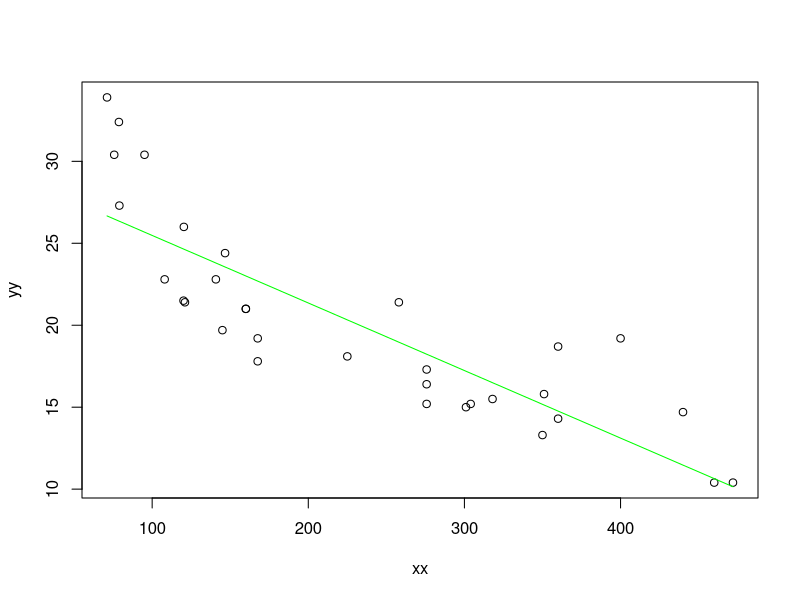

Write the R code that produced this figure.
## ---- chunk 1
knitr::opts_chunk$set(echo = FALSE)
## ---- chunk 2
  yy <- mtcars[,which(names(mtcars)=="mpg")]
  xx <- mtcars[,which(names(mtcars)=="disp")]
  lm <- lm(mpg~disp,data = mtcars)
  paste("Intercept: ",lm$coefficients[1]," *** ","disp",": ",lm$coefficients[2],sep="")
## ---- chunk 3
  plot(xx,yy)
  lines(xx,fitted(lm),col="green")
